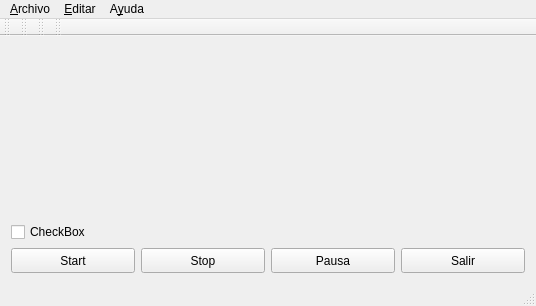
<?xml version="1.0" encoding="UTF-8"?>
<ui version="4.0">
 <class>ViewerWindow</class>
 <widget class="QMainWindow" name="ViewerWindow">
  <property name="geometry">
   <rect>
    <x>0</x>
    <y>0</y>
    <width>536</width>
    <height>306</height>
   </rect>
  </property>
  <property name="windowTitle">
   <string> Ventana Cliente</string>
  </property>
  <widget class="QWidget" name="centralWidget">
   <layout class="QGridLayout" name="gridLayout">
    <item row="1" column="0">
     <widget class="QCheckBox" name="checkBox">
      <property name="text">
       <string>CheckBox</string>
      </property>
     </widget>
    </item>
    <item row="2" column="0">
     <widget class="QPushButton" name="push_Start">
      <property name="maximumSize">
       <size>
        <width>125</width>
        <height>25</height>
       </size>
      </property>
      <property name="text">
       <string>Start</string>
      </property>
      <property name="icon">
       <iconset theme="play">
        <normaloff/>
       </iconset>
      </property>
     </widget>
    </item>
    <item row="2" column="1">
     <widget class="QPushButton" name="push_Stop">
      <property name="maximumSize">
       <size>
        <width>125</width>
        <height>25</height>
       </size>
      </property>
      <property name="text">
       <string>Stop</string>
      </property>
     </widget>
    </item>
    <item row="2" column="2">
     <widget class="QPushButton" name="Push_Pausa">
      <property name="maximumSize">
       <size>
        <width>125</width>
        <height>25</height>
       </size>
      </property>
      <property name="text">
       <string>Pausa</string>
      </property>
     </widget>
    </item>
    <item row="2" column="3">
     <widget class="QPushButton" name="Salir">
      <property name="maximumSize">
       <size>
        <width>125</width>
        <height>25</height>
       </size>
      </property>
      <property name="text">
       <string>Salir</string>
      </property>
     </widget>
    </item>
    <item row="0" column="0" colspan="4">
     <widget class="QLabel" name="label">
      <property name="enabled">
       <bool>true</bool>
      </property>
      <property name="sizePolicy">
       <sizepolicy hsizetype="Ignored" vsizetype="Ignored">
        <horstretch>0</horstretch>
        <verstretch>0</verstretch>
       </sizepolicy>
      </property>
      <property name="maximumSize">
       <size>
        <width>50000</width>
        <height>10000</height>
       </size>
      </property>
      <property name="text">
       <string/>
      </property>
      <property name="scaledContents">
       <bool>true</bool>
      </property>
     </widget>
    </item>
   </layout>
  </widget>
  <widget class="QMenuBar" name="menuBar">
   <property name="geometry">
    <rect>
     <x>0</x>
     <y>0</y>
     <width>536</width>
     <height>20</height>
    </rect>
   </property>
   <widget class="QMenu" name="menuArchivo">
    <property name="title">
     <string>&amp;Archivo</string>
    </property>
    <widget class="QMenu" name="menuAbrir">
     <property name="title">
      <string>Abrir</string>
     </property>
     <addaction name="actionAbrirImagen"/>
     <addaction name="separator"/>
     <addaction name="actionAbrirVideo"/>
     <addaction name="separator"/>
    </widget>
    <addaction name="separator"/>
    <addaction name="menuAbrir"/>
    <addaction name="separator"/>
    <addaction name="actionCapturar"/>
    <addaction name="separator"/>
    <addaction name="actionComenzar_a_enviar"/>
    <addaction name="separator"/>
    <addaction name="actionSalir"/>
    <addaction name="separator"/>
   </widget>
   <widget class="QMenu" name="menuAyuda">
    <property name="title">
     <string>A&amp;yuda</string>
    </property>
    <addaction name="actionAcercaDe"/>
    <addaction name="separator"/>
   </widget>
   <widget class="QMenu" name="menu_Preferencias">
    <property name="title">
     <string>&amp;Editar</string>
    </property>
    <addaction name="actionPreferencias"/>
    <addaction name="separator"/>
    <addaction name="actionAjustes_Conexion"/>
    <addaction name="separator"/>
   </widget>
   <addaction name="menuArchivo"/>
   <addaction name="menu_Preferencias"/>
   <addaction name="menuAyuda"/>
  </widget>
  <widget class="QStatusBar" name="statusBar"/>
  <widget class="QToolBar" name="toolBar">
   <property name="windowTitle">
    <string>toolBar</string>
   </property>
   <attribute name="toolBarArea">
    <enum>TopToolBarArea</enum>
   </attribute>
   <attribute name="toolBarBreak">
    <bool>false</bool>
   </attribute>
  </widget>
  <widget class="QToolBar" name="mainToolBar">
   <attribute name="toolBarArea">
    <enum>TopToolBarArea</enum>
   </attribute>
   <attribute name="toolBarBreak">
    <bool>false</bool>
   </attribute>
  </widget>
  <widget class="QToolBar" name="toolBar_2">
   <property name="windowTitle">
    <string>toolBar_2</string>
   </property>
   <attribute name="toolBarArea">
    <enum>TopToolBarArea</enum>
   </attribute>
   <attribute name="toolBarBreak">
    <bool>false</bool>
   </attribute>
  </widget>
  <widget class="QToolBar" name="toolBar_3">
   <property name="windowTitle">
    <string>toolBar_3</string>
   </property>
   <attribute name="toolBarArea">
    <enum>TopToolBarArea</enum>
   </attribute>
   <attribute name="toolBarBreak">
    <bool>false</bool>
   </attribute>
  </widget>
  <action name="actionSalir">
   <property name="text">
    <string>Salir</string>
   </property>
   <property name="shortcut">
    <string>Ctrl+O</string>
   </property>
  </action>
  <action name="actionAbrirImagen">
   <property name="text">
    <string>AbrirImagen</string>
   </property>
  </action>
  <action name="actionAbrirVideo">
   <property name="text">
    <string>AbrirVideo</string>
   </property>
  </action>
  <action name="actionAcercaDe">
   <property name="text">
    <string>AcercaDe</string>
   </property>
  </action>
  <action name="actionCapturar">
   <property name="text">
    <string>Capturar</string>
   </property>
  </action>
  <action name="actionPreferencias">
   <property name="text">
    <string>Preferencias</string>
   </property>
  </action>
  <action name="actionAjustes_Conexion">
   <property name="text">
    <string>Ajustes Conexión</string>
   </property>
  </action>
  <action name="actionComenzar_a_enviar">
   <property name="text">
    <string>Comenzar a enviar</string>
   </property>
  </action>
 </widget>
 <layoutdefault spacing="6" margin="11"/>
 <resources/>
 <connections/>
</ui>
